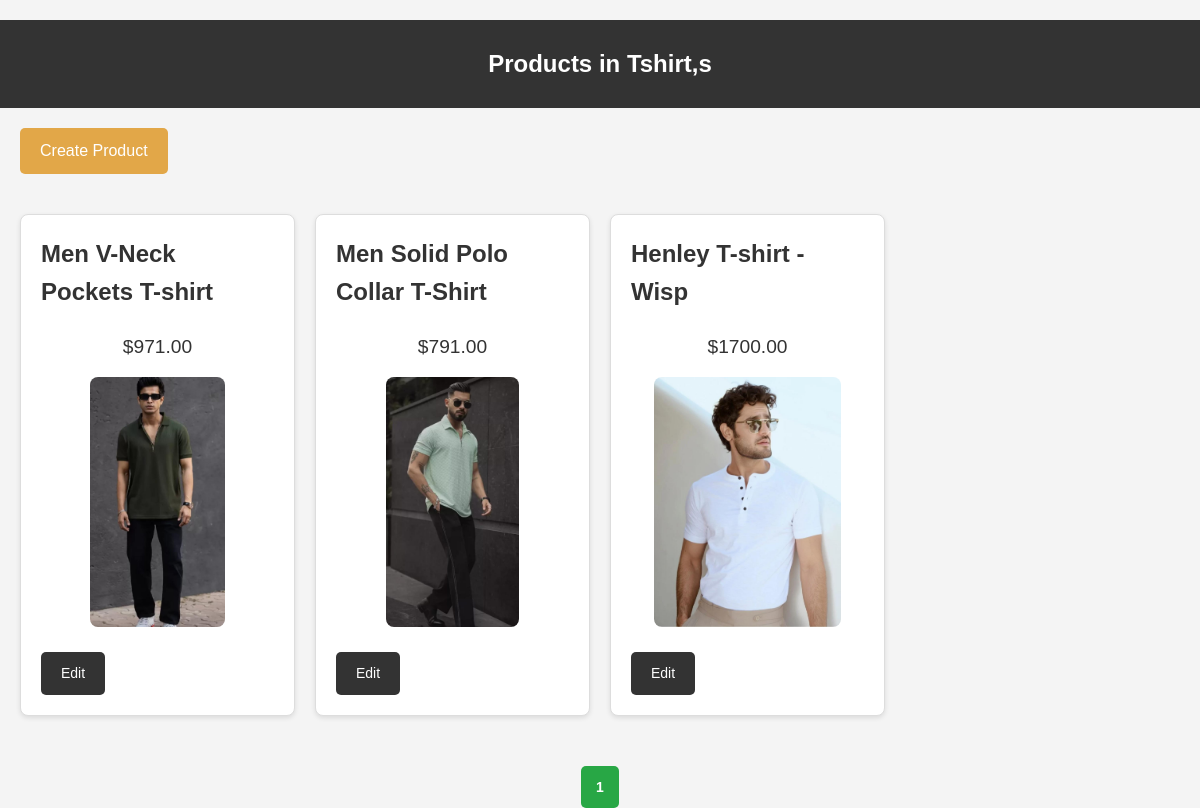
The page /products_list_page/3/ (signed in) on the database its author committed.
### app/models.py (models this page shows, shortened)
class SubCategory(models.Model):
    category = models.ForeignKey(Category, on_delete=models.CASCADE)
    name = models.CharField(max_length=40)
    image = models.ImageField(upload_to="subcategory_images/", null=True, blank=True)
    user = models.ForeignKey(User, on_delete=models.CASCADE, null=True)

class Product(models.Model):
    product_name = models.CharField(max_length=80)
    product_price = models.DecimalField(max_digits=10, decimal_places=2, null=True, blank=True)
    product_description = models.TextField(null=True, blank=True)
    color = models.CharField(max_length=50, null=True, blank=True)
    material = models.CharField(max_length=100, null=True, blank=True)
    stock = models.IntegerField(null=True)
    category = models.ForeignKey(Category, on_delete=models.CASCADE)
    subcategory = models.ForeignKey(SubCategory, on_delete=models.CASCADE)
    user = models.ForeignKey(User, on_delete=models.CASCADE, null=True)

class ProductImage(models.Model):
    product = models.ForeignKey(Product, related_name="images", on_delete=models.CASCADE)
    image = models.ImageField(upload_to='product_images/')

### app/views.py (the view)
# urls.py: path('products_list_page/<int:subcategory_id>/', product_list_page, name='product_list_page'),
def product_list_page(request, subcategory_id):
    if not request.user.is_authenticated:
        return redirect('userlogin')
    subcategory = get_object_or_404(SubCategory, id=subcategory_id)
    products = Product.objects.filter(subcategory=subcategory)
    page_number = request.GET.get("page")
    paginator = Paginator(products, 4)
    page_obj = paginator.get_page(page_number)
    return render(request, 'product_list.html', {
        'subcategory': subcategory,
        'products': products,
        'page_obj':page_obj
    })

### templates/product_list.html (shortened to what this page needs)
{% load static %}
<!DOCTYPE html>
<html lang="en">
<head>
    <link rel="stylesheet" href="{% static 'static.css' %}">
</head>
<body>
    <header>
        <h2>Products in {{ subcategory.name }}</h2>
    </header>
    {% if user.profile.is_vendor %}
        <a href="/create-product/{{ subcategory.id }}" class="create-product-btn">Create Product</a>
    {% endif %}
    {% if products %}
        <div class="product-list">
            {% for product in page_obj %}
                <div class="product-item">
                    <a href="/product_detail/{{ product.id }}" class="product-item-link">
                        <h2 class="product-name">{{ product.product_name }}</h2>
                        <p class="product-price">${{ product.product_price }}</p>
                        {% if product.images.all %}
                            <div class="product-image">
                                <img src="{{ product.images.first.image.url }}" alt="{{ product.product_name }}">
                            </div>
                        {% else %}
                            <p>No images available.</p>
                        {% endif %}
                    </a>
                    <div class="product-actions">
                        {% if user.profile.is_vendor %}
                            <a href="/edit-product/{{ product.id }}" class="edit-button">Edit</a>
                        {% endif %}
                    </div>
                </div>
            {% endfor %}
        </div>
        <div class="pagination">
            {% for num in page_obj.paginator.page_range %}
                {% if page_obj.number == num %}
                    <a href="?page={{ num }}" class="current-page">{{ num }}</a>
                {% else %}
                    <a href="?page={{ num }}">{{ num }}</a>
                {% endif %}
            {% endfor %}
        </div>
    {% else %}
        <p>No products found in this subcategory.</p>
    {% endif %}
</body>
</html>
<!-- {% load static %}

### app/static/static.css (style rules this page uses)
* { margin: 0; padding: 0; box-sizing: border-box; }
body { font-family: Arial, sans-serif; background-color: #f4f4f4; color: #333; line-height: 1.6; padding-top: 20px; }
header { background-color: #333; color: #fff; text-align: center; padding: 25px 0; }
.create-product-btn { display: inline-block; margin: 20px; padding: 10px 20px; background-color: #e2a748; color: white; text-decoration: none; font-size: 16px; border-radius: 5px; text-align: center; }
.product-list { display: grid; grid-template-columns: repeat(auto-fill, minmax(250px, 1fr)); gap: 20px; padding: 20px; }
.product-item { background-color: #fff; border: 1px solid #ddd; padding: 20px; border-radius: 8px; box-shadow: 0 2px 5px rgba(0, 0, 0, 0.1); transition: transform 0.3s ease; }
.product-item-link { text-decoration: none; color: inherit; }
.product-name { font-size: 1.5em; font-weight: bold; margin-bottom: 10px; }
.product-price { font-size: 1.2em; color: #333; margin-bottom: 15px; }
.product-image { display: flex; justify-content: center; align-items: center; margin-bottom: 15px; }
.product-image img { max-width: 100%; max-height: 250px; object-fit: cover; border-radius: 8px; }
.edit-button { display: inline-block; padding: 10px 20px; background-color: #333; color: #fff; text-decoration: none; border-radius: 5px; font-size: 14px; text-align: center; margin-top: 10px; transition: background-color 0.3s; }
.pagination { display: flex; justify-content: center; margin-top: 20px; }
.pagination a { padding: 8px 16px; margin: 0 5px; text-decoration: none; color: #333; border-radius: 5px; background-color: #f4f4f4; }
.pagination .current-page { background-color: #333; color: white; }
.pagination a.current-page { font-weight: bold; }
p { text-align: center; font-size: 1.2em; margin-top: 20px; color: #555; }
.pagination { display: flex; justify-content: center; align-items: center; margin-top: 30px; }
.pagination a { margin: 0 10px; padding: 10px 15px; background-color: #007bff; color: #fff; text-decoration: none; border-radius: 5px; font-size: 14px; transition: background-color 0.3s; }
.pagination a:first-child { margin-left: 0; }
.pagination a:last-child { margin-right: 0; }
.pagination .current-page { font-weight: bold; background-color: #28a745; color: white; }

### rows shown on the page
SubCategory: name "Tshirt,s"
Product: product_name "Men V-Neck Pockets T-shirt", product_price "971.00", images.first.image (picture)
Product: product_name "Men Solid Polo Collar T-Shirt", product_price "791.00", images.first.image (picture)
Product: product_name "Henley T-shirt - Wisp", product_price "1700.00", images.first.image (picture)

### other values the page prints
{{ num }} "1"
